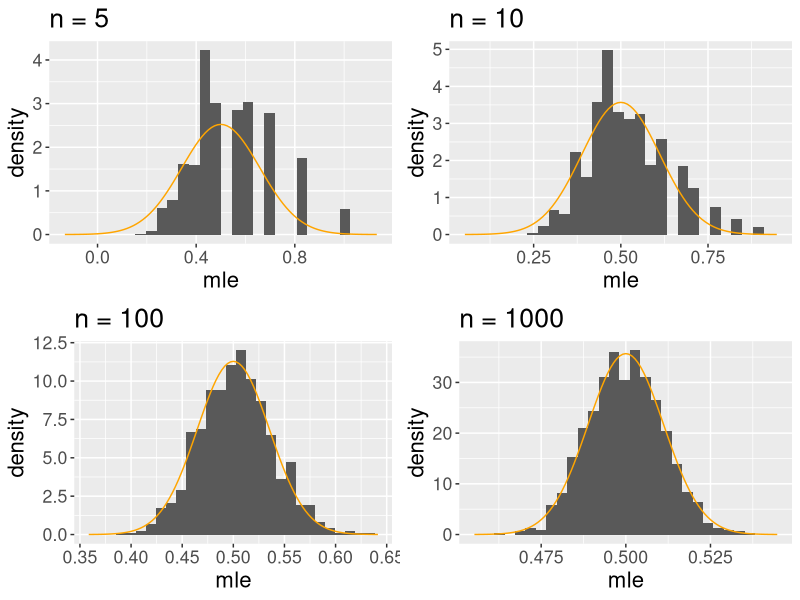

Write R code to recreate this figure.
## ---- chunk 1
library(tidyverse)
set.seed(311)
theta_true <- 0.5
fisher_info <- 1/(theta_true^2 * (1-theta_true))
n_vec <- c(5, 10, 100, 1000)
B <- 1000
plot_ls <- list()
for(l in 1:length(n_vec)) {
  mle_mean <- theta_true
  mle_var <- 1/ ( n_vec[l]*fisher_info)
  mle_sd <- sqrt(mle_var)
  mle_vec <- replicate(1000, 1/(mean(rgeom(n_vec[l], theta_true)) + 1 ))
  plot_ls[[l]] <- data.frame(mle = mle_vec, n = n_vec[l]) |>
    ggplot(aes(x = mle))+
    geom_histogram(aes(y = after_stat(density)))  +
    stat_function(fun = dnorm, args = list(mean = mle_mean, sd = mle_sd), col = "orange") +
    xlim(c(mle_mean - 4 * mle_sd,mle_mean + 4 * mle_sd)) +
    labs(title = paste0("n = ", n_vec[l])) +
    theme(text = element_text(size = 16))
}
gridExtra::grid.arrange(grobs = plot_ls)
